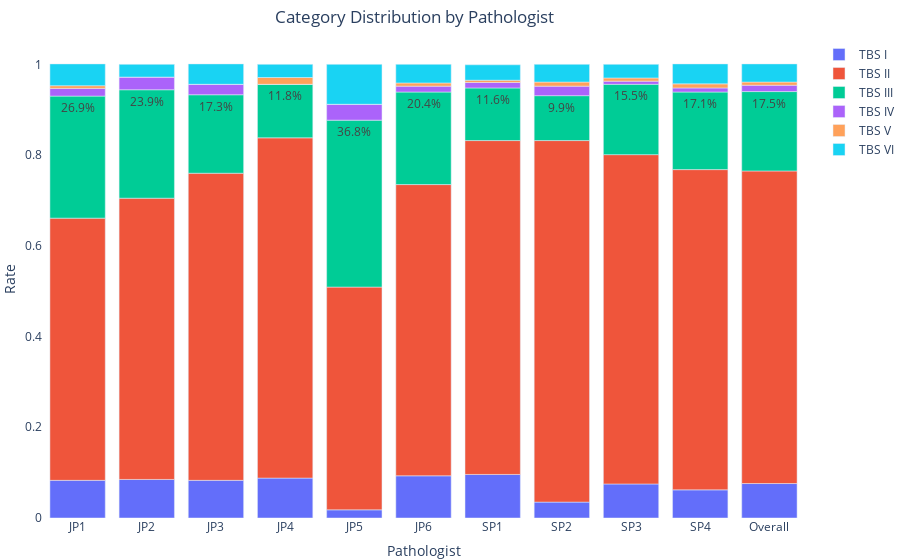

Here is the notebook cell this chart was saved with:
### Code cell
fig.show()

### Figure 1 — Plotly figure (JSON) as saved in the notebook; plotly's stock layout.template omitted (floating-point values rounded to 4 significant figures)
{"data": [{"alignmentgroup": "True", "hovertemplate": "Category=TBS I<br>Pathologist=%{x}<br>Rate=%{y}<br>letters=%{text}<extra></extra>", "legendgroup": "TBS I", "marker": {"color": "#636EFA", "pattern": {"shape": ""}}, "name": "TBS I", "offsetgroup": "TBS I", "orientation": "v", "showlegend": true, "text": ["", "", "", "", "", "", "", "", "", "", ""], "textposition": "auto", "type": "bar", "x": ["JP1", "JP2", "JP3", "JP4", "JP5", "JP6", "SP1", "SP2", "SP3", "SP4", "Overall"], "xaxis": "x", "y": [0.083, 0.085, 0.083, 0.088, 0.018, 0.093, 0.096, 0.035, 0.075, 0.062, 0.076], "yaxis": "y"}, {"alignmentgroup": "True", "hovertemplate": "Category=TBS II<br>Pathologist=%{x}<br>Rate=%{y}<br>letters=%{text}<extra></extra>", "legendgroup": "TBS II", "marker": {"color": "#EF553B", "pattern": {"shape": ""}}, "name": "TBS II", "offsetgroup": "TBS II", "orientation": "v", "showlegend": true, "text": ["", "", "", "", "", "", "", "", "", "", ""], "textposition": "auto", "type": "bar", "x": ["JP1", "JP2", "JP3", "JP4", "JP5", "JP6", "SP1", "SP2", "SP3", "SP4", "Overall"], "xaxis": "x", "y": [0.578, 0.62, 0.677, 0.75, 0.491, 0.642, 0.736, 0.797, 0.726, 0.706, 0.689], "yaxis": "y"}, {"alignmentgroup": "True", "hovertemplate": "Category=TBS III<br>Pathologist=%{x}<br>Rate=%{y}<br>letters=%{text}<extra></extra>", "legendgroup": "TBS III", "marker": {"color": "#00CC96", "pattern": {"shape": ""}}, "name": "TBS III", "offsetgroup": "TBS III", "orientation": "v", "showlegend": true, "text": ["26.9%", "23.9%", "17.3%", "11.8%", "36.8%", "20.4%", "11.6%", "9.9%", "15.5%", "17.1%", "17.5%"], "textposition": "auto", "type": "bar", "x": ["JP1", "JP2", "JP3", "JP4", "JP5", "JP6", "SP1", "SP2", "SP3", "SP4", "Overall"], "xaxis": "x", "y": [0.269, 0.239, 0.173, 0.118, 0.368, 0.204, 0.116, 0.099, 0.155, 0.171, 0.175], "yaxis": "y"}, {"alignmentgroup": "True", "hovertemplate": "Category=TBS IV<br>Pathologist=%{x}<br>Rate=%{y}<br>letters=%{text}<extra></extra>", "legendgroup": "TBS IV", "marker": {"color": "#AB63FA", "pattern": {"shape": ""}}, "name": "TBS IV", "offsetgroup": "TBS IV", "orientation": "v", "showlegend": true, "text": ["", "", "", "", "", "", "", "", "", "", ""], "textposition": "auto", "type": "bar", "x": ["JP1", "JP2", "JP3", "JP4", "JP5", "JP6", "SP1", "SP2", "SP3", "SP4", "Overall"], "xaxis": "x", "y": [0.017, 0.028, 0.023, 0, 0.035, 0.013, 0.012, 0.021, 0.007, 0.009, 0.014], "yaxis": "y"}, {"alignmentgroup": "True", "hovertemplate": "Category=TBS V<br>Pathologist=%{x}<br>Rate=%{y}<br>letters=%{text}<extra></extra>", "legendgroup": "TBS V", "marker": {"color": "#FFA15A", "pattern": {"shape": ""}}, "name": "TBS V", "offsetgroup": "TBS V", "orientation": "v", "showlegend": true, "text": ["", "", "", "", "", "", "", "", "", "", ""], "textposition": "auto", "type": "bar", "x": ["JP1", "JP2", "JP3", "JP4", "JP5", "JP6", "SP1", "SP2", "SP3", "SP4", "Overall"], "xaxis": "x", "y": [0.006, 0, 0, 0.015, 0, 0.007, 0.005, 0.009, 0.007, 0.009, 0.007], "yaxis": "y"}, {"alignmentgroup": "True", "hovertemplate": "Category=TBS VI<br>Pathologist=%{x}<br>Rate=%{y}<br>letters=%{text}<extra></extra>", "legendgroup": "TBS VI", "marker": {"color": "#19D3F3", "pattern": {"shape": ""}}, "name": "TBS VI", "offsetgroup": "TBS VI", "orientation": "v", "showlegend": true, "text": ["", "", "", "", "", "", "", "", "", "", ""], "textposition": "auto", "type": "bar", "x": ["JP1", "JP2", "JP3", "JP4", "JP5", "JP6", "SP1", "SP2", "SP3", "SP4", "Overall"], "xaxis": "x", "y": [0.048, 0.028, 0.045, 0.029, 0.088, 0.041, 0.034, 0.039, 0.03, 0.044, 0.04], "yaxis": "y"}], "layout": {"autosize": true, "barmode": "relative", "legend": {"title": {"text": ""}, "tracegroupgap": 0}, "margin": {"b": 0, "l": 0, "pad": 0, "r": 0, "t": 40}, "paper_bgcolor": "white", "plot_bgcolor": "white", "title": {"text": "Category Distribution by Pathologist", "x": 0.46, "xanchor": "center", "y": 0.98, "yanchor": "top"}, "xaxis": {"anchor": "y", "domain": [0, 1], "title": {"text": "Pathologist"}}, "yaxis": {"anchor": "x", "domain": [0, 1], "title": {"text": "Rate"}}}}
